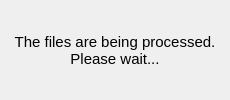
<?xml version="1.0" encoding="UTF-8"?>
<ui version="4.0">
 <class>ProcessingDialog</class>
 <widget class="QDialog" name="ProcessingDialog">
  <property name="geometry">
   <rect>
    <x>0</x>
    <y>0</y>
    <width>230</width>
    <height>100</height>
   </rect>
  </property>
  <property name="font">
   <font>
    <family>Arial</family>
   </font>
  </property>
  <property name="windowTitle">
   <string>Dialog</string>
  </property>
  <layout class="QHBoxLayout" name="horizontalLayout_2">
   <item>
    <layout class="QHBoxLayout" name="horizontalLayout">
     <item>
      <widget class="QLabel" name="label">
       <property name="font">
        <font>
         <family>Arial</family>
         <pointsize>11</pointsize>
        </font>
       </property>
       <property name="text">
        <string>The files are being processed.
Please wait...</string>
       </property>
       <property name="alignment">
        <set>Qt::AlignCenter</set>
       </property>
      </widget>
     </item>
    </layout>
   </item>
  </layout>
 </widget>
 <resources/>
 <connections/>
</ui>
